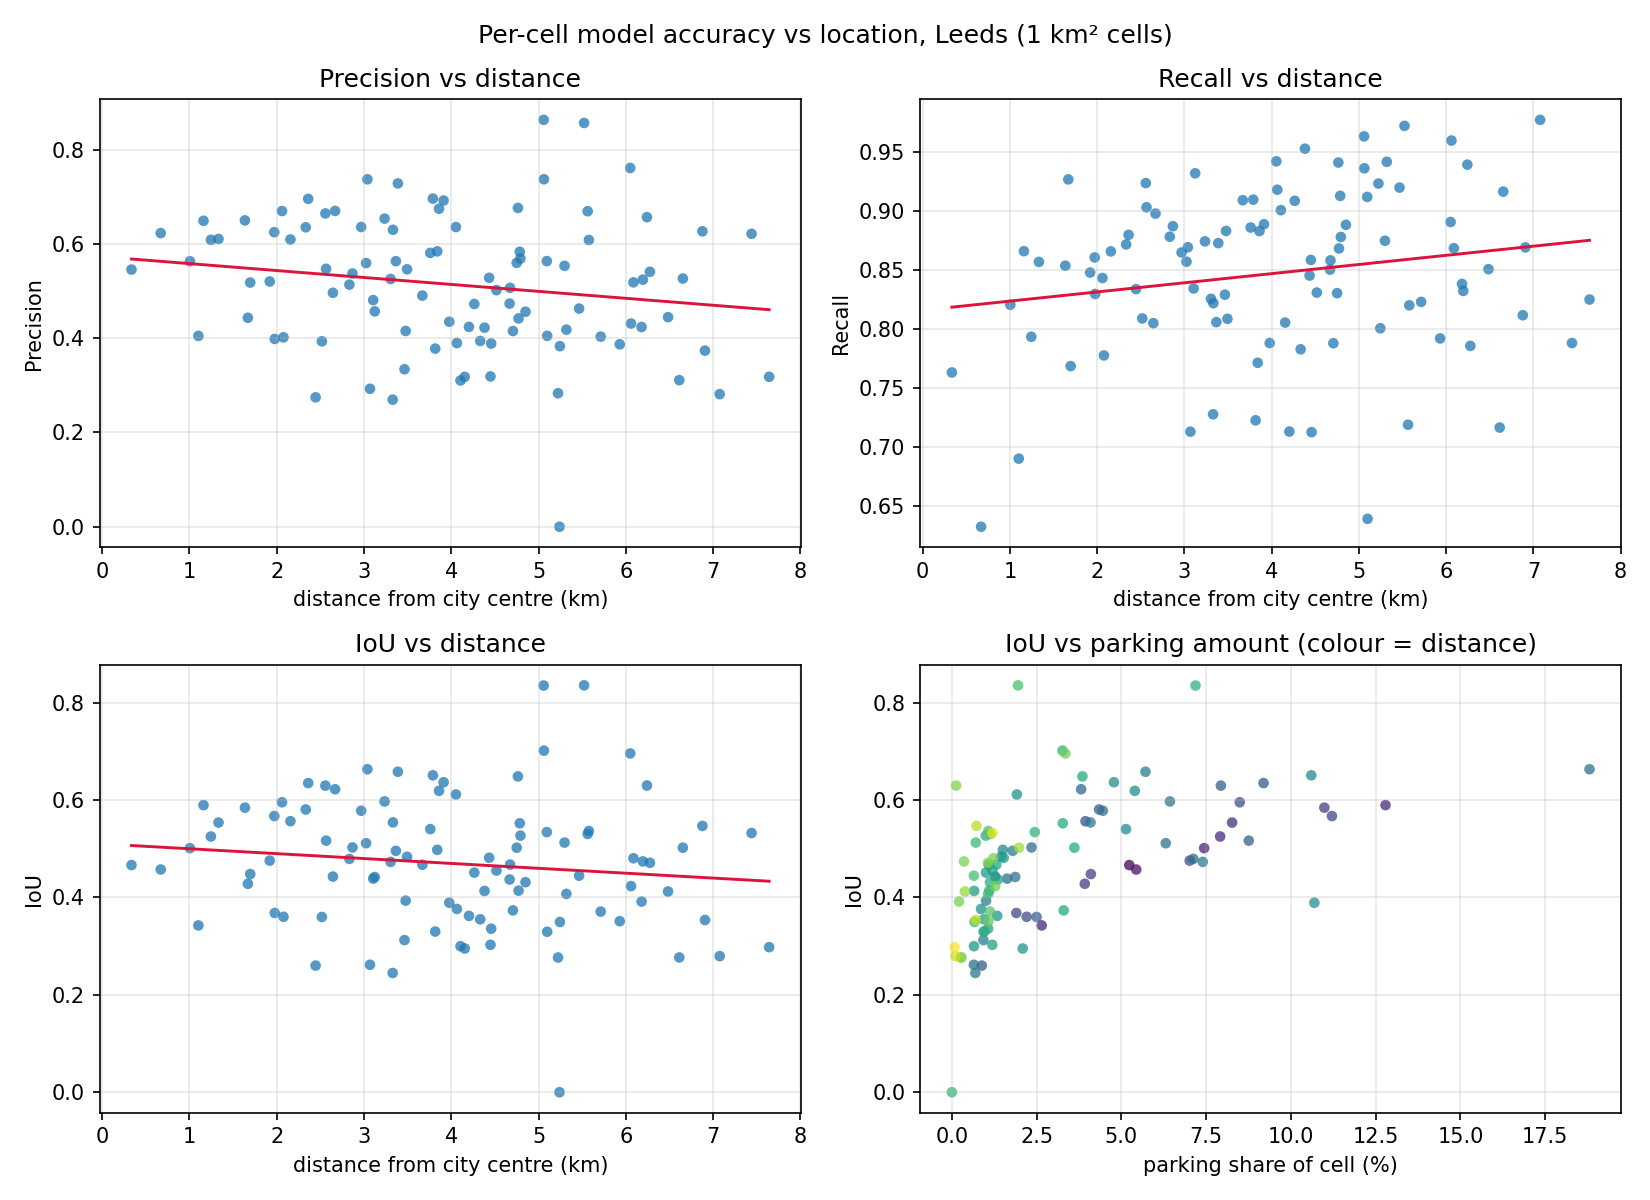

Source code (Python):
"""
Model accuracy vs location — Leeds
Author: Hou

Tests whether the model's per-cell accuracy varies with position in the city,
and whether any such pattern is really a distance effect or simply reflects how
much parking a cell contains.

Steps
  1. Distance from each 1 km2 grid cell centroid to the city centre.
  2. Join to the per-cell validation metrics (validation_percell.csv).
  3. Correlations (Pearson and Spearman) of distance with precision / recall /
     IoU, and of parking amount with the same, plus partial correlations of
     distance controlling for parking amount (and vice versa).
  4. Metrics averaged over distance bands.
  5. Scatter figure.

City centre is defined by a landmark coordinate (Leeds City Square), given in
WGS84 below and projected to British National Grid, so it can be checked and
changed in one place.

Reads read-only. Writes only the outputs below, in this folder.
Outputs:
  - accuracy_vs_distance.csv          : per-cell distance + metrics
  - accuracy_vs_distance_summary.csv  : correlations and distance bands
  - accuracy_vs_distance.png          : scatter figure
"""
import os
import numpy as np
import pandas as pd
import geopandas as gpd
from shapely.geometry import Point
from scipy import stats
import matplotlib
matplotlib.use("Agg")
import matplotlib.pyplot as plt
import warnings; warnings.filterwarnings("ignore")

HERE = os.path.dirname(os.path.abspath(__file__))
ROOT = os.path.dirname(os.path.dirname(HERE))
GRID = f"{ROOT}/manual/leeds_grid.gpkg"
PERCELL = f"{HERE}/validation_percell.csv"

OUT_CELLS = f"{HERE}/accuracy_vs_distance.csv"
OUT_SUMMARY = f"{HERE}/accuracy_vs_distance_summary.csv"
OUT_FIG = f"{HERE}/accuracy_vs_distance.png"

# City centre: Leeds City Square (WGS84). Change here if a different centre is wanted.
CENTRE_LATLON = (53.7965, -1.5486)
BANDS = [0, 1, 2, 3, 4, 99]
BAND_LABELS = ["<1", "1-2", "2-3", "3-4", ">4"]

centre = gpd.GeoSeries([Point(CENTRE_LATLON[1], CENTRE_LATLON[0])], crs=4326).to_crs(27700).iloc[0]
print(f"city centre (BNG): E {centre.x:.0f}  N {centre.y:.0f}")

grid = gpd.read_file(GRID).to_crs(27700)
cen = grid.geometry.centroid
grid["dist_km"] = cen.distance(centre) / 1000.0
grid["col_index"] = grid["col_index"].astype(int)
grid["row_index"] = grid["row_index"].astype(int)

pc = pd.read_csv(PERCELL)
df = grid[["col_index", "row_index", "dist_km"]].merge(pc, on=["col_index", "row_index"], how="inner")
df["parking_share"] = df["manual_all_m2"] / 1e6          # cell is 1 km2
df["model_over_manual"] = df["model_m2"] / df["manual_all_m2"].replace(0, np.nan)
df = df.sort_values("dist_km").reset_index(drop=True)
df.to_csv(OUT_CELLS, index=False)
print(f"cells: {len(df)}, distance range {df.dist_km.min():.2f}-{df.dist_km.max():.2f} km")

METRICS = ["prec_all", "rec_all", "iou_all"]


def partial_corr(x, y, z):
    """Correlation of x and y after removing the linear effect of z."""
    ok = np.isfinite(x) & np.isfinite(y) & np.isfinite(z)
    x, y, z = x[ok], y[ok], z[ok]
    rx = x - np.polyval(np.polyfit(z, x, 1), z)
    ry = y - np.polyval(np.polyfit(z, y, 1), z)
    return stats.pearsonr(rx, ry)


rows = []
d = df["dist_km"].to_numpy()
p = df["parking_share"].to_numpy()
for m in METRICS:
    v = df[m].to_numpy(dtype=float)
    ok = np.isfinite(v)
    pr, pp = stats.pearsonr(d[ok], v[ok])
    sr, sp = stats.spearmanr(d[ok], v[ok])
    rows.append({"test": f"distance vs {m}", "n": int(ok.sum()),
                 "pearson_r": round(pr, 3), "pearson_p": round(pp, 4),
                 "spearman_r": round(sr, 3), "spearman_p": round(sp, 4)})
    pr2, pp2 = stats.pearsonr(p[ok], v[ok])
    sr2, sp2 = stats.spearmanr(p[ok], v[ok])
    rows.append({"test": f"parking_share vs {m}", "n": int(ok.sum()),
                 "pearson_r": round(pr2, 3), "pearson_p": round(pp2, 4),
                 "spearman_r": round(sr2, 3), "spearman_p": round(sp2, 4)})
    r3, p3 = partial_corr(d, v, p)
    rows.append({"test": f"distance vs {m} | controlling parking_share", "n": int(ok.sum()),
                 "pearson_r": round(r3, 3), "pearson_p": round(p3, 4),
                 "spearman_r": "", "spearman_p": ""})
    r4, p4 = partial_corr(p, v, d)
    rows.append({"test": f"parking_share vs {m} | controlling distance", "n": int(ok.sum()),
                 "pearson_r": round(r4, 3), "pearson_p": round(p4, 4),
                 "spearman_r": "", "spearman_p": ""})

# distance vs parking amount itself
r5, p5 = stats.pearsonr(d, p)
s5, sp5 = stats.spearmanr(d, p)
rows.append({"test": "distance vs parking_share", "n": len(d),
             "pearson_r": round(r5, 3), "pearson_p": round(p5, 4),
             "spearman_r": round(s5, 3), "spearman_p": round(sp5, 4)})

corr_df = pd.DataFrame(rows)

df["band_km"] = pd.cut(df["dist_km"], bins=BANDS, labels=BAND_LABELS)
band = df.groupby("band_km", observed=True).agg(
    n_cells=("dist_km", "size"),
    mean_dist_km=("dist_km", "mean"),
    manual_km2=("manual_all_m2", lambda s: s.sum()/1e6),
    model_km2=("model_m2", lambda s: s.sum()/1e6),
    mean_parking_share=("parking_share", "mean"),
    mean_precision=("prec_all", "mean"),
    mean_recall=("rec_all", "mean"),
    mean_iou=("iou_all", "mean"),
).round(3).reset_index()

with open(OUT_SUMMARY, "w") as f:
    f.write("# correlations\n")
    corr_df.to_csv(f, index=False)
    f.write("\n# distance bands (km from city centre)\n")
    band.to_csv(f, index=False)

fig, ax = plt.subplots(2, 2, figsize=(11, 8))
for a, m, t in [(ax[0, 0], "prec_all", "Precision"), (ax[0, 1], "rec_all", "Recall"),
                (ax[1, 0], "iou_all", "IoU")]:
    a.scatter(df["dist_km"], df[m], s=26, alpha=0.75, edgecolor="none")
    ok = np.isfinite(df[m])
    if ok.sum() > 2:
        z = np.polyfit(df["dist_km"][ok], df[m][ok], 1)
        xs = np.linspace(df["dist_km"].min(), df["dist_km"].max(), 50)
        a.plot(xs, np.polyval(z, xs), lw=1.4, color="crimson")
    a.set_xlabel("distance from city centre (km)"); a.set_ylabel(t)
    a.set_title(f"{t} vs distance"); a.grid(alpha=.3)
ax[1, 1].scatter(df["parking_share"]*100, df["iou_all"], s=26, alpha=0.75,
                 c=df["dist_km"], cmap="viridis", edgecolor="none")
ax[1, 1].set_xlabel("parking share of cell (%)"); ax[1, 1].set_ylabel("IoU")
ax[1, 1].set_title("IoU vs parking amount (colour = distance)"); ax[1, 1].grid(alpha=.3)
fig.suptitle("Per-cell model accuracy vs location, Leeds (1 km² cells)")
fig.tight_layout()
fig.savefig(OUT_FIG, dpi=150)

print(f"\nwrote: {OUT_CELLS}\nwrote: {OUT_SUMMARY}\nwrote: {OUT_FIG}")
print("\n=== CORRELATIONS ===")
print(corr_df.to_string(index=False))
print("\n=== DISTANCE BANDS ===")
print(band.to_string(index=False))
